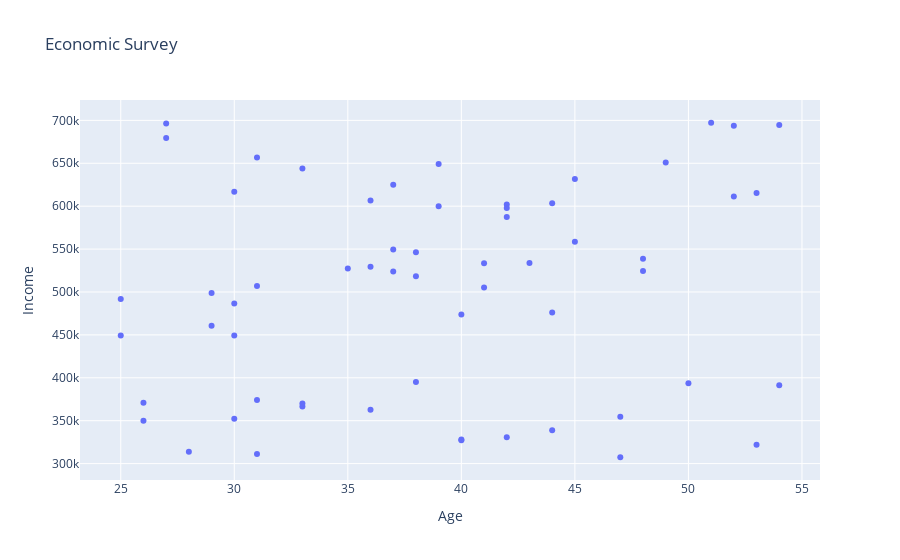

Notebook cell for this chart:
### Markdown cell above
#### Inferences:
From the above plot we find that the Income of a person is not correlated with age. We find that as the age increases the income may or not decrease.

### Code cell
## Here we update these values under function attributes such as title,xaxis_title and yaxis_title
fig.update_layout(title='Economic Survey', xaxis_title='Age', yaxis_title='Income')
# Display the figure
fig

### Figure 1 — Plotly figure (JSON) as saved in the notebook; plotly's stock layout.template omitted (floating-point values rounded to 4 significant figures)
{"data": [{"mode": "markers", "name": "Income vs Age", "type": "scatter", "x": [48, 27, 53, 54, 26, 52, 31, 47, 42, 37, 42, 48, 39, 30, 44, 37, 40, 25, 36, 54, 36, 53, 45, 31, 38, 44, 37, 33, 44, 30, 51, 39, 40, 42, 28, 49, 31, 41, 29, 30, 26, 42, 30, 38, 36, 29, 47, 41, 33, 43, 25, 52, 40, 33, 45, 38, 50, 35, 31, 27], "y": [524521, 679514, 321918, 694527, 370780, 693830, 506885, 307412, 601947, 523984, 587364, 538762, 599951, 486569, 338762, 625104, 327164, 491727, 606523, 391231, 362847, 615370, 631729, 374094, 546357, 603535, 549383, 366414, 476142, 352296, 697219, 649178, 473623, 597910, 313711, 650918, 311148, 505197, 460577, 616903, 350054, 330585, 449368, 395181, 529276, 498755, 354564, 533595, 369959, 533763, 449328, 611385, 328120, 643785, 558463, 518223, 393789, 527317, 656697, 696383]}], "layout": {"title": {"text": "Economic Survey"}, "xaxis": {"title": {"text": "Age"}}, "yaxis": {"title": {"text": "Income"}}}}
